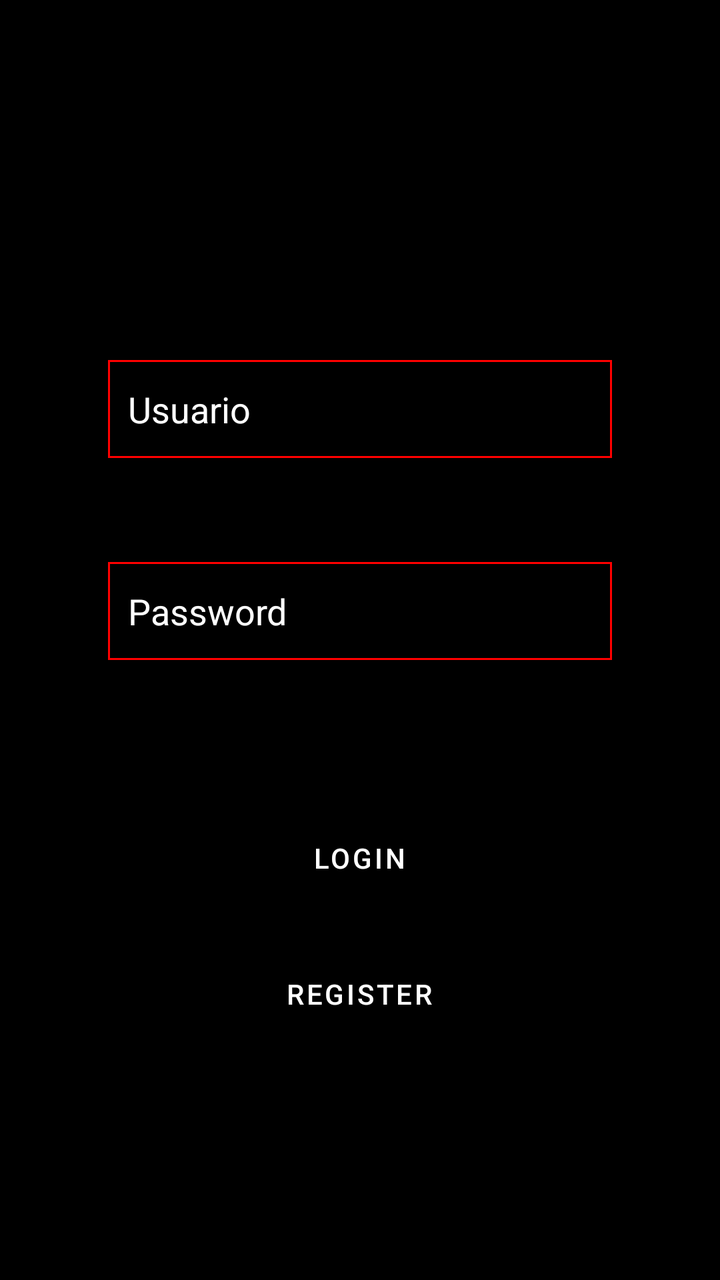
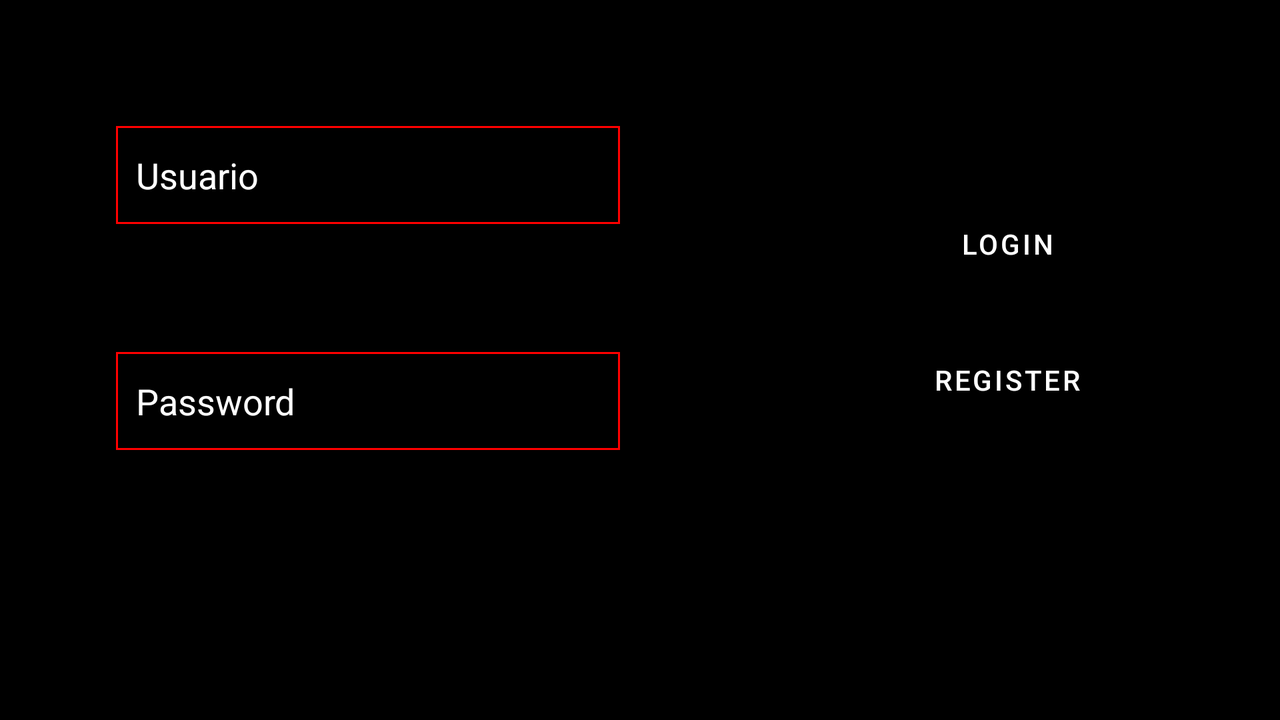

Two renders of one Android screen. The first uses the default layout on a phone; the second uses the alternative layout the repository ships for a different screen configuration, on a matching device. The two XML files are below.
<!-- AndroidManifest.xml: application theme Theme.SeeFilm -->
<!-- res/layout/fragment_login.xml -->
<?xml version="1.0" encoding="utf-8"?>
<LinearLayout xmlns:android="http://schemas.android.com/apk/res/android"
    xmlns:tools="http://schemas.android.com/tools"
    android:layout_width="match_parent"
    android:layout_height="match_parent"
    android:background="@color/black"
    android:baselineAligned="false"
    android:orientation="vertical"
    tools:context=".login">

    <Space
        android:layout_width="match_parent"
        android:layout_height="160dp" />

    <EditText
        android:id="@+id/textfieldUser"
        android:layout_width="252dp"
        android:layout_height="49dp"
        android:layout_gravity="center"
        android:layout_marginTop="20dp"
        android:background="@drawable/borde"
        android:ems="10"
        android:hint="Usuario"
        android:inputType="textPersonName"
        android:paddingLeft="10dp"
        android:textColor="@color/white"
        android:textColorHint="@color/white" />

    <Space
        android:layout_width="match_parent"
        android:layout_height="32dp" />

    <EditText
        android:id="@+id/textfieldPassword"
        android:layout_width="252dp"
        android:layout_height="49dp"
        android:layout_gravity="center"
        android:layout_marginTop="20dp"
        android:background="@drawable/borde"
        android:ems="10"
        android:hint="Password"
        android:inputType="textPassword"
        android:paddingLeft="10dp"
        android:textColor="@color/white"
        android:textColorHint="@color/white" />

    <Space
        android:layout_width="match_parent"
        android:layout_height="55dp" />

    <Button
        android:id="@+id/buttonLogin"
        android:layout_width="219dp"
        android:layout_height="wrap_content"
        android:layout_gravity="center"
        android:layout_marginTop="20dp"
        android:text="Login" />

    <Button
        android:id="@+id/buttonRegister"
        android:layout_width="217dp"
        android:layout_height="wrap_content"
        android:layout_gravity="center"
        android:layout_marginTop="20dp"
        android:text="Register" />
</LinearLayout>
<!-- resources referenced by this layout -->
<resources>
  <!-- drawable borde (drawable) -->
  <shape xmlns:android="http://schemas.android.com/apk/res/android">
      <stroke
          android:width="1dp"
          android:color="#ff0000" />
  </shape>
  <style name="Theme.SeeFilm" parent="Theme.MaterialComponents.DayNight.DarkActionBar">
          
          <item name="colorPrimary">@color/black</item>
          <item name="colorPrimaryVariant">@color/purple_700</item>
          <item name="colorOnPrimary">@color/white</item>
          
          <item name="colorSecondary">@color/teal_200</item>
          <item name="colorSecondaryVariant">@color/teal_700</item>
          <item name="colorOnSecondary">@color/black</item>
          
          <item name="android:statusBarColor">#ff0000</item>
          
      </style>
</resources>
<!-- res/layout-land/fragment_login.xml (the repository's variant of the layout above) -->
<!-- drawn on the phone turned sideways -->
<?xml version="1.0" encoding="utf-8"?>
<LinearLayout xmlns:android="http://schemas.android.com/apk/res/android"
    xmlns:tools="http://schemas.android.com/tools"
    android:layout_width="match_parent"
    android:layout_height="match_parent"
    android:background="@color/black"
    android:baselineAligned="false"
    tools:context=".login">

    <LinearLayout
        android:layout_width="368dp"
        android:layout_height="match_parent"
        android:orientation="vertical">

        <Space
            android:layout_width="match_parent"
            android:layout_height="43dp" />

        <EditText
            android:id="@+id/textfieldUser"
            android:layout_width="252dp"
            android:layout_height="49dp"
            android:layout_gravity="center"
            android:layout_marginTop="20dp"
            android:background="@drawable/borde"
            android:ems="10"
            android:hint="Usuario"
            android:inputType="textPersonName"
            android:paddingLeft="10dp"
            android:textColor="@color/white"
            android:textColorHint="@color/white" />

        <Space
            android:layout_width="match_parent"
            android:layout_height="44dp" />

        <EditText
            android:id="@+id/textfieldPassword"
            android:layout_width="252dp"
            android:layout_height="49dp"
            android:layout_gravity="center"
            android:layout_marginTop="20dp"
            android:background="@drawable/borde"
            android:ems="10"
            android:hint="Password"
            android:inputType="textPassword"
            android:paddingLeft="10dp"
            android:textColor="@color/white"
            android:textColorHint="@color/white" />
    </LinearLayout>

    <LinearLayout
        android:layout_width="match_parent"
        android:layout_height="match_parent"
        android:orientation="vertical">

        <Space
            android:layout_width="match_parent"
            android:layout_height="78dp" />

        <Button
            android:id="@+id/buttonLogin"
            android:layout_width="219dp"
            android:layout_height="wrap_content"
            android:layout_gravity="center"
            android:layout_marginTop="20dp"
            android:text="Login" />

        <Button
            android:id="@+id/buttonRegister"
            android:layout_width="217dp"
            android:layout_height="wrap_content"
            android:layout_gravity="center"
            android:layout_marginTop="20dp"
            android:text="Register" />
    </LinearLayout>

</LinearLayout>
